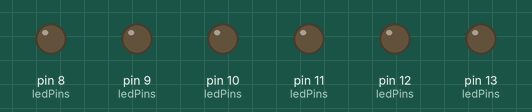
This sketch was run on a simulated Arduino Uno, built with avr-gcc and run on an emulated ATmega328P. Shown: output pins drawn as LEDs (lit = HIGH).

Above: at 0.05 s.
At 0.95 s:
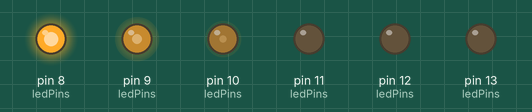
Timing chart, 0 to 3.0 s (numbered marks = the images above):
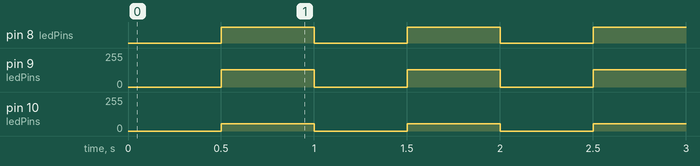

Measured:
- by itself, pin 8 (ledPins): alternates HIGH for 0.50 s and LOW for 0.50 s
- by itself, pin 9 (ledPins): alternates 130/255 for 0.50 s and 0/255 for 0.50 s
- by itself, pin 10 (ledPins): alternates 54/255 for 0.50 s and 0/255 for 0.50 s

The sketch:

color.ino
```cpp
int ledPins[2][3] = {{8, 9, 10}, {11, 12, 13}};

enum Side {LEFT, RIGHT};

const unsigned long indicatorInterval = 500;
unsigned long previousIndicatorTime = 0;
bool indicatorOn = false;

void setup() {
  for (int i = 0; i < 2; i++) {
    for (int j = 0; j < 3; j++) {
      pinMode(ledPins[i][j], OUTPUT);
    }
  }
}

void loop() {
  indicate(LEFT);
}

void setColor(int red, int green, int blue, Side side) {
  analogWrite(ledPins[side][0], red);
  analogWrite(ledPins[side][1], green);
  analogWrite(ledPins[side][2], blue);
}

void indicate(Side side) {
  unsigned long currentTime = millis();

  if (currentTime - previousIndicatorTime >= indicatorInterval) {
    indicatorOn = !indicatorOn;

    if (indicatorOn) {
      setColor(255, 130, 54, side);
    }

    else {
      setColor(0, 0, 0, side);
    }

    previousIndicatorTime = currentTime;
  }
}
```
